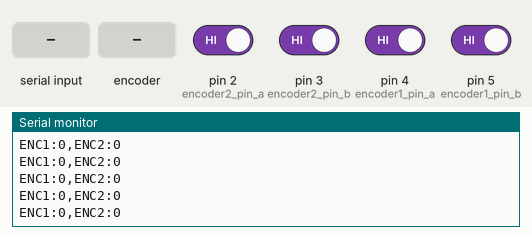
Bench run of a sketch on a simulated Arduino Uno, built with avr-gcc and run on an emulated ATmega328P. On the bench: the last lines printed to the serial monitor. The inputs (shaded band) are chosen by the test bench; at power-on: pin 2 (encoder2_pin_a), pin 3 (encoder2_pin_b), pin 4 (encoder1_pin_a), pin 5 (encoder1_pin_b) HIGH.

Above: at 1.3 s.
1.4 s: "RESET" received over Serial
3.9 s: rotary encoder on pin 2 (encoder2_pin_a) / pin 5 (encoder1_pin_b) turned 1 step (first pin leading)
At 3.93 s:
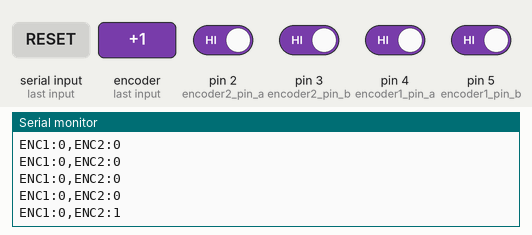
5.6 s: pin 3 (encoder2_pin_b) driven LOW
At 5.64 s:
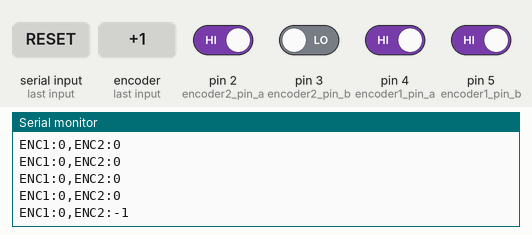
7.1 s: pin 4 (encoder1_pin_a) driven LOW
At 7.15 s:
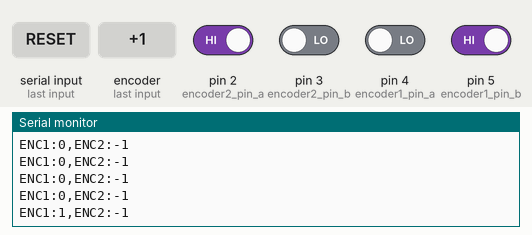
8.6 s: rotary encoder on pin 2 (encoder2_pin_a) / pin 5 (encoder1_pin_b) turned 1 step (first pin leading)
At 8.65 s:
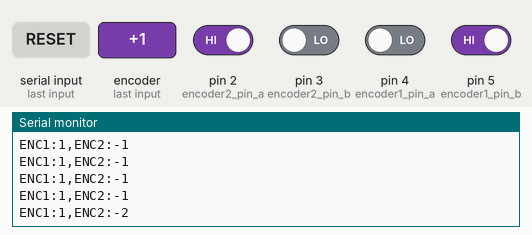
10.3 s: pin 3 (encoder2_pin_b) driven HIGH
At 10.36 s:
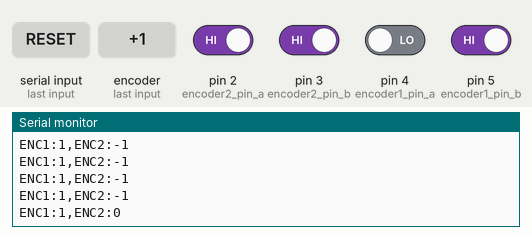
Timing chart, 0 to 12.8 s (numbered marks = the images above; inputs shaded):
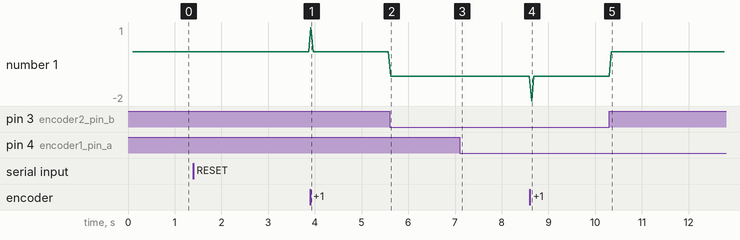

Measured:
- after the input at 3.9 s, the serial monitor: prints a new line at once (image 1)
- after the input at 5.6 s, the serial monitor: prints a new line at once (image 2)
- after the input at 7.1 s, the serial monitor: prints a new line at once (image 3)
- after the input at 8.6 s, the serial monitor: prints a new line at once (image 4)
- after the input at 10.3 s, the serial monitor: prints a new line after 0.05 s (image 5)
- plotted number 1: 0 → -1 after the input at 5.6 s, -1 → 0 after the input at 10.3 s

The sketch:

simple_encoder_sketch.ino
```cpp
/*
 * Simple Arduino Encoder Bridge - Clean Version
 * Sends only ENC1:value,ENC2:value format
 * Encoder 1: Pins 4,5 (manual polling)
 * Encoder 2: Pins 2,3 (interrupt-based)
 */

// Encoder 1 variables (manual polling on pins 4,5)
volatile long encoder1_count = 0;
int encoder1_pin_a = 4;
int encoder1_pin_b = 5;

// Encoder 2 variables (interrupt-based on pins 2,3)
volatile long encoder2_count = 0;
int encoder2_pin_a = 2;  // Interrupt 0
int encoder2_pin_b = 3;  // Interrupt 1

// Manual polling state for encoder 1
int last_enc1_a = HIGH;
int last_enc1_b = HIGH;

void setup() {
  Serial.begin(38400);

  // Setup encoder 1 pins (manual polling)
  pinMode(encoder1_pin_a, INPUT_PULLUP);
  pinMode(encoder1_pin_b, INPUT_PULLUP);

  // Setup encoder 2 pins (interrupt-based)
  pinMode(encoder2_pin_a, INPUT_PULLUP);
  pinMode(encoder2_pin_b, INPUT_PULLUP);
  attachInterrupt(digitalPinToInterrupt(encoder2_pin_a), encoder2_isr_a, CHANGE);
  attachInterrupt(digitalPinToInterrupt(encoder2_pin_b), encoder2_isr_b, CHANGE);

  // Initialize encoder 1 state
  last_enc1_a = digitalRead(encoder1_pin_a);
  last_enc1_b = digitalRead(encoder1_pin_b);

  delay(100);
}

void loop() {
  // Check for reset command
  if(Serial.available() > 0) {
    String command = Serial.readString();
    command.trim();
    if(command == "RESET") {
      encoder1_count = 0;
      encoder2_count = 0;
      Serial.println("ENCODERS_RESET");
      return;
    }
  }

  // Manual polling for encoder 1
  int enc1_a_now = digitalRead(encoder1_pin_a);
  int enc1_b_now = digitalRead(encoder1_pin_b);

  // Detect changes on encoder 1 pin A
  if(enc1_a_now != last_enc1_a) {
    if(enc1_a_now == HIGH) {
      if(enc1_b_now == LOW) {
        encoder1_count++;
      } else {
        encoder1_count--;
      }
    } else {
      if(enc1_b_now == HIGH) {
        encoder1_count++;
      } else {
        encoder1_count--;
      }
    }
  }

  // Update state
  last_enc1_a = enc1_a_now;
  last_enc1_b = enc1_b_now;

  // Send ONLY the encoder data in clean format
  Serial.print("ENC1:");
  Serial.print(encoder1_count);
  Serial.print(",ENC2:");
  Serial.println(encoder2_count);

  delay(50); // 20Hz update rate
}

// Encoder 2 interrupt handlers
void encoder2_isr_a() {
  int a = digitalRead(encoder2_pin_a);
  int b = digitalRead(encoder2_pin_b);

  if (a == HIGH) {
    if (b == LOW) {
      encoder2_count++;
    } else {
      encoder2_count--;
    }
  } else {
    if (b == HIGH) {
      encoder2_count++;
    } else {
      encoder2_count--;
    }
  }
}

void encoder2_isr_b() {
  int a = digitalRead(encoder2_pin_a);
  int b = digitalRead(encoder2_pin_b);

  if (b == HIGH) {
    if (a == HIGH) {
      encoder2_count++;
    } else {
      encoder2_count--;
    }
  } else {
    if (a == LOW) {
      encoder2_count++;
    } else {
      encoder2_count--;
    }
  }
}
```

interrupt_encoder_sketch.ino
```cpp

```
